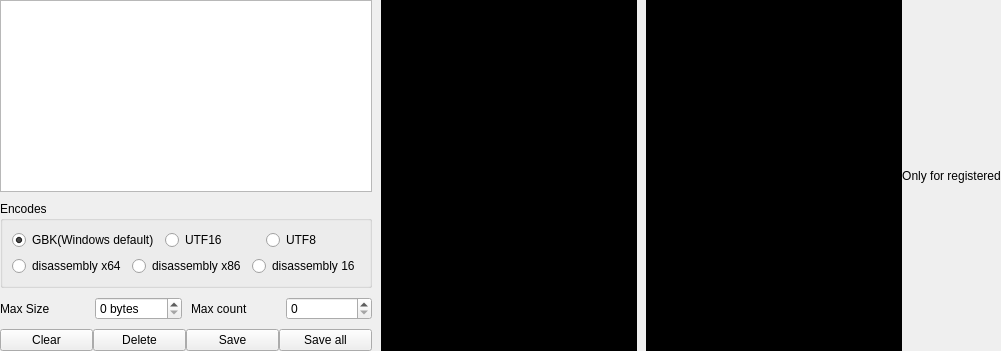
      <widget class="QWidget" name="tab_8">
       <attribute name="title">
        <string>Dump</string>
       </attribute>
       <layout class="QHBoxLayout" name="horizontalLayout_7">
        <property name="spacing">
         <number>0</number>
        </property>
        <property name="margin">
         <number>0</number>
        </property>
        <item>
         <widget class="QWidget" name="widget_DumpRegOpen" native="true">
          <layout class="QHBoxLayout" name="horizontalLayout_5">
           <property name="spacing">
            <number>9</number>
           </property>
           <property name="margin">
            <number>0</number>
           </property>
           <item>
            <layout class="QVBoxLayout" name="verticalLayout_10">
             <item>
              <widget class="QListWidget" name="listWidget_Dump"/>
             </item>
             <item>
              <widget class="QGroupBox" name="groupBox">
               <property name="title">
                <string>Encodes</string>
               </property>
               <layout class="QVBoxLayout" name="verticalLayout_15">
                <item>
                 <layout class="QHBoxLayout" name="horizontalLayout_9">
                  <item>
                   <widget class="QRadioButton" name="radioButton_GBK">
                    <property name="text">
                     <string>GBK(Windows default)</string>
                    </property>
                    <property name="checked">
                     <bool>true</bool>
                    </property>
                   </widget>
                  </item>
                  <item>
                   <widget class="QRadioButton" name="radioButton_UTF16">
                    <property name="text">
                     <string>UTF16</string>
                    </property>
                   </widget>
                  </item>
                  <item>
                   <widget class="QRadioButton" name="radioButton_UTF8">
                    <property name="text">
                     <string>UTF8</string>
                    </property>
                   </widget>
                  </item>
                 </layout>
                </item>
                <item>
                 <layout class="QHBoxLayout" name="horizontalLayout_4">
                  <item>
                   <widget class="QRadioButton" name="radioButton_ASM64">
                    <property name="text">
                     <string>disassembly x64</string>
                    </property>
                   </widget>
                  </item>
                  <item>
                   <widget class="QRadioButton" name="radioButton_ASM86">
                    <property name="text">
                     <string>disassembly x86</string>
                    </property>
                   </widget>
                  </item>
                  <item>
                   <widget class="QRadioButton" name="radioButton_ASM16">
                    <property name="text">
                     <string>disassembly 16</string>
                    </property>
                   </widget>
                  </item>
                 </layout>
                </item>
               </layout>
              </widget>
             </item>
             <item>
              <layout class="QHBoxLayout" name="horizontalLayout_3">
               <item>
                <widget class="QLabel" name="label">
                 <property name="text">
                  <string>Max Size</string>
                 </property>
                </widget>
               </item>
               <item>
                <widget class="QSpinBox" name="spinBox_DumpMaxSize">
                 <property name="suffix">
                  <string> bytes</string>
                 </property>
                 <property name="maximum">
                  <number>8192</number>
                 </property>
                </widget>
               </item>
               <item>
                <widget class="QLabel" name="label_2">
                 <property name="text">
                  <string>Max count</string>
                 </property>
                </widget>
               </item>
               <item>
                <widget class="QSpinBox" name="spinBox_DumpMaxCount">
                 <property name="maximum">
                  <number>9999999</number>
                 </property>
                </widget>
               </item>
              </layout>
             </item>
             <item>
              <layout class="QHBoxLayout" name="horizontalLayout">
               <property name="spacing">
                <number>0</number>
               </property>
               <item>
                <widget class="QPushButton" name="pushButton_DumpClear">
                 <property name="maximumSize">
                  <size>
                   <width>16777215</width>
                   <height>16777215</height>
                  </size>
                 </property>
                 <property name="text">
                  <string>Clear</string>
                 </property>
                </widget>
               </item>
               <item>
                <widget class="QPushButton" name="pushButton_DumpDelete">
                 <property name="maximumSize">
                  <size>
                   <width>16777215</width>
                   <height>16777215</height>
                  </size>
                 </property>
                 <property name="text">
                  <string>Delete</string>
                 </property>
                </widget>
               </item>
               <item>
                <widget class="QPushButton" name="pushButton_DumpSave">
                 <property name="maximumSize">
                  <size>
                   <width>16777215</width>
                   <height>16777215</height>
                  </size>
                 </property>
                 <property name="text">
                  <string>Save</string>
                 </property>
                </widget>
               </item>
               <item>
                <widget class="QPushButton" name="pushButton_DumpSaveAll">
                 <property name="maximumSize">
                  <size>
                   <width>16777215</width>
                   <height>16777215</height>
                  </size>
                 </property>
                 <property name="text">
                  <string>Save all</string>
                 </property>
                </widget>
               </item>
              </layout>
             </item>
            </layout>
           </item>
           <item>
            <widget class="QTextEdit" name="textEdit_NetworkHex">
             <property name="styleSheet">
              <string notr="true">QTextEdit{background-color: rgb(0, 0, 0);}</string>
             </property>
             <property name="tabChangesFocus">
              <bool>false</bool>
             </property>
             <property name="undoRedoEnabled">
              <bool>false</bool>
             </property>
             <property name="readOnly">
              <bool>true</bool>
             </property>
             <property name="html">
              <string>&lt;!DOCTYPE HTML PUBLIC &quot;-//W3C//DTD HTML 4.0//EN&quot; &quot;http://www.w3.org/TR/REC-html40/strict.dtd&quot;&gt;
&lt;html&gt;&lt;head&gt;&lt;meta name=&quot;qrichtext&quot; content=&quot;1&quot; /&gt;&lt;style type=&quot;text/css&quot;&gt;
p, li { white-space: pre-wrap; }
&lt;/style&gt;&lt;/head&gt;&lt;body style=&quot; font-family:'SimSun'; font-size:9pt; font-weight:400; font-style:normal;&quot;&gt;
&lt;p style=&quot;-qt-paragraph-type:empty; margin-top:0px; margin-bottom:0px; margin-left:0px; margin-right:0px; -qt-block-indent:0; text-indent:0px;&quot;&gt;&lt;br /&gt;&lt;/p&gt;&lt;/body&gt;&lt;/html&gt;</string>
             </property>
            </widget>
           </item>
           <item>
            <layout class="QVBoxLayout" name="verticalLayout_12">
             <property name="spacing">
              <number>2</number>
             </property>
             <item>
              <widget class="QTextEdit" name="textEdit_NetworkASC">
               <property name="styleSheet">
                <string notr="true">QTextEdit{background-color: rgb(0, 0, 0);}</string>
               </property>
               <property name="tabChangesFocus">
                <bool>false</bool>
               </property>
               <property name="undoRedoEnabled">
                <bool>false</bool>
               </property>
               <property name="readOnly">
                <bool>true</bool>
               </property>
               <property name="html">
                <string>&lt;!DOCTYPE HTML PUBLIC &quot;-//W3C//DTD HTML 4.0//EN&quot; &quot;http://www.w3.org/TR/REC-html40/strict.dtd&quot;&gt;
&lt;html&gt;&lt;head&gt;&lt;meta name=&quot;qrichtext&quot; content=&quot;1&quot; /&gt;&lt;style type=&quot;text/css&quot;&gt;
p, li { white-space: pre-wrap; }
&lt;/style&gt;&lt;/head&gt;&lt;body style=&quot; font-family:'SimSun'; font-size:9pt; font-weight:400; font-style:normal;&quot;&gt;
&lt;p style=&quot;-qt-paragraph-type:empty; margin-top:0px; margin-bottom:0px; margin-left:0px; margin-right:0px; -qt-block-indent:0; text-indent:0px;&quot;&gt;&lt;br /&gt;&lt;/p&gt;&lt;/body&gt;&lt;/html&gt;</string>
               </property>
              </widget>
             </item>
            </layout>
           </item>
          </layout>
          <zorder></zorder>
          <zorder>textEdit_NetworkHex</zorder>
          <zorder></zorder>
         </widget>
        </item>
        <item>
         <widget class="QLabel" name="label_RegNotice">
          <property name="text">
           <string>Only for registered</string>
          </property>
          <property name="alignment">
           <set>Qt::AlignCenter</set>
          </property>
         </widget>
        </item>
       </layout>
      </widget>
